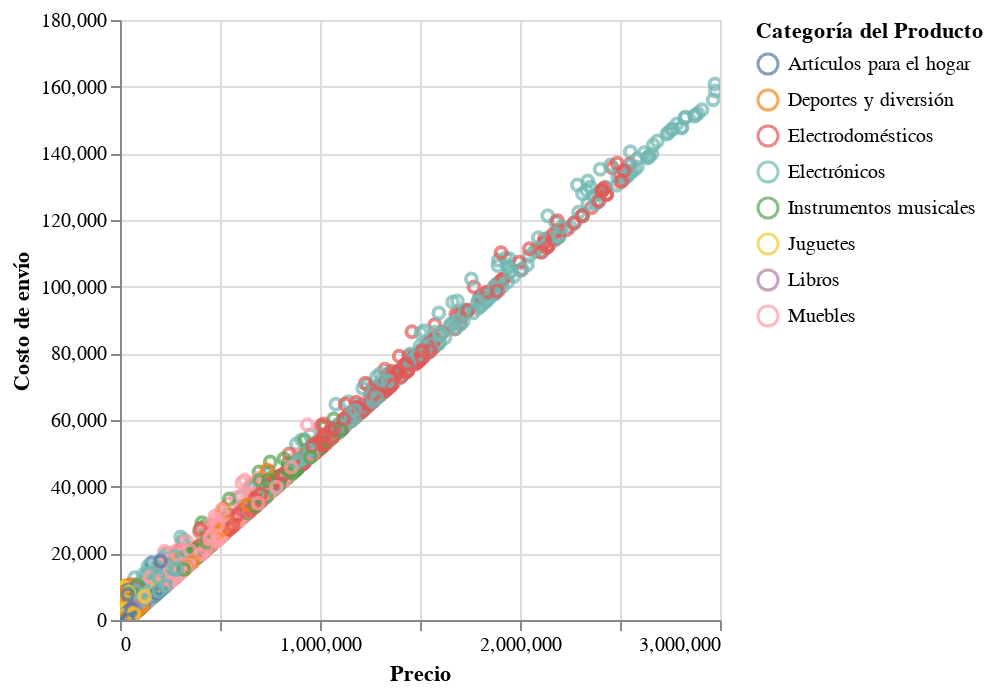

This figure's notebook cell:
### Code cell
# prompt: Con DataFrame tienda: suggest a plot

import altair as alt

# Crea un gráfico de dispersión que muestre la relación entre el precio y el costo de envío, coloreado por categoría de producto.
alt.Chart(tienda).mark_point().encode(
    x='Precio',
    y='Costo de envío',
    color='Categoría del Producto',
    tooltip=['Producto', 'Precio', 'Costo de envío', 'Categoría del Producto']
).interactive()

### Figure 1 — Vega-Lite specification as saved in the notebook (floating-point values rounded to 4 significant figures; data arrays with more than 128 entries replaced by an {"elided": "..."} marker saying what was removed)
{"config": {"view": {"continuousWidth": 300, "continuousHeight": 300}}, "data": {"name": "data-5bff801aa77ff37c5e48383d81ca23c7"}, "mark": {"type": "point"}, "encoding": {"color": {"field": "Categoría del Producto", "type": "nominal"}, "tooltip": [{"field": "Producto", "type": "nominal"}, {"field": "Precio", "type": "quantitative"}, {"field": "Costo de envío", "type": "quantitative"}, {"field": "Categoría del Producto", "type": "nominal"}], "x": {"field": "Precio", "type": "quantitative"}, "y": {"field": "Costo de envío", "type": "quantitative"}}, "params": [{"name": "param_1", "select": {"type": "interval", "encodings": ["x", "y"]}, "bind": "scales"}], "$schema": "https://vega.github.io/schema/vega-lite/v5.20.1.json", "datasets": {"data-5bff801aa77ff37c5e48383d81ca23c7": {"elided": "2359 records"}}}
